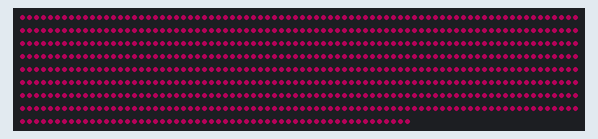
This sketch was run on a simulated ESP32. On the bench: 696 RGB LEDs in strip order, left to right, continuing on the next row. Dim RGB values are drawn brighter than linear.

Above: at 3.18 s.
At 10.52 s:
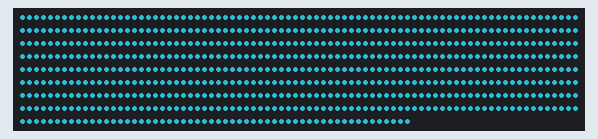
At 20.09 s:
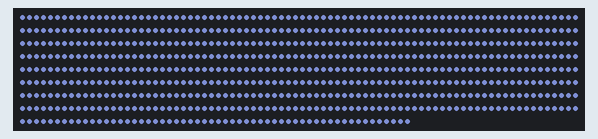
At 39.24 s:
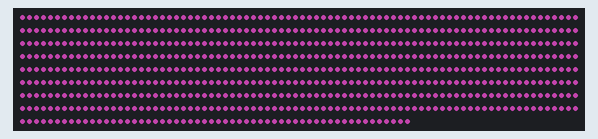

The sketch:

ESP32_Sept24_batDragon.ino
```cpp
#include <FastLED.h>

#define LED_PIN         25    // Use pin 25 or 26 for data
#define NUM_LEDS        696
#define LED_TYPE        WS2812B
#define COLOR_ORDER     GRB
#define BRIGHTNESS      125  // Set maximum brightness (0 to 255)
#define FRAMES_PER_SECOND  120
#define FADE_TIME_MS    1000  // Fade time in milliseconds

CRGB leds[NUM_LEDS];

void setup() {
  delay(3000); // Delay for 3 seconds before starting the animation
  FastLED.addLeds<LED_TYPE, LED_PIN, COLOR_ORDER>(leds, NUM_LEDS).setCorrection(TypicalLEDStrip);
  FastLED.setBrightness(BRIGHTNESS);
}

void loop() {
  fadeToColor(CRGB(128, 0, 64), CRGB::Cyan, FADE_TIME_MS);         // Fade from Dark Pink to Cyan
  fadeToColor(CRGB::Cyan, CRGB(230, 130, 255), FADE_TIME_MS);  // Fade from Cyan to Lavender
  fadeToColor(CRGB(230, 130, 255), CRGB(128, 0, 64), FADE_TIME_MS);  // Fade from Lavender to Dark Pink
}

void fadeToColor(CRGB fromColor, CRGB toColor, uint16_t fadeTime) {
  uint32_t startTime = millis();
  uint32_t endTime = startTime + fadeTime;

  while (millis() < endTime) {
    float progress = (float)(millis() - startTime) / (float)fadeTime;

    CRGB targetColor;
    targetColor.red = fromColor.red + (toColor.red - fromColor.red) * progress;
    targetColor.green = fromColor.green + (toColor.green - fromColor.green) * progress;
    targetColor.blue = fromColor.blue + (toColor.blue - fromColor.blue) * progress;

    for (uint16_t i = 0; i < NUM_LEDS; i++) {
      leds[i] = targetColor;
    }

    FastLED.show();
    delay(1000 / FRAMES_PER_SECOND);
  }
}
```
